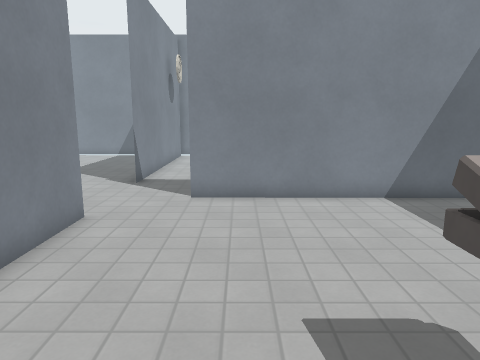
[1] (above)

16 first-person views from a walk through a 3-D level made in the Godot game engine. The camera is 1.5 m above the floor, tilts 10° down and sees 70° across. The floor is counted in squares, 0.63 m on a side. Each view is taken from the middle of a square. On the plan, view 1 faces up. The plan holds only what a view shows up to about 20 squares ahead; the rest is blank. Surface patterns are stand-ins for the level's own textures.

[2]
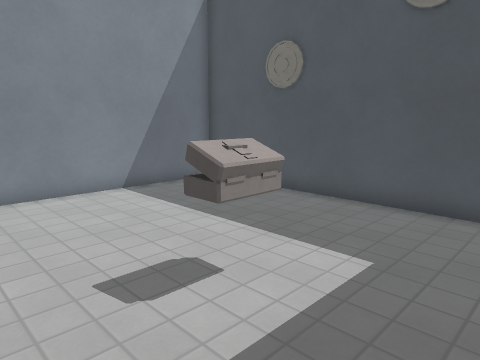

[3]
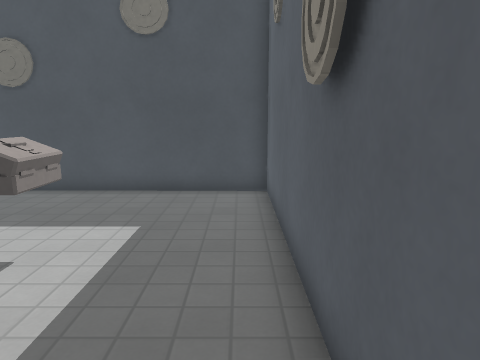

[4]
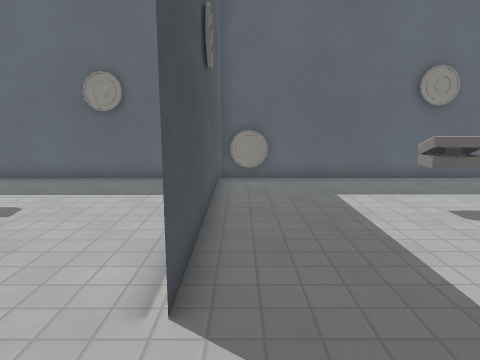

[5]
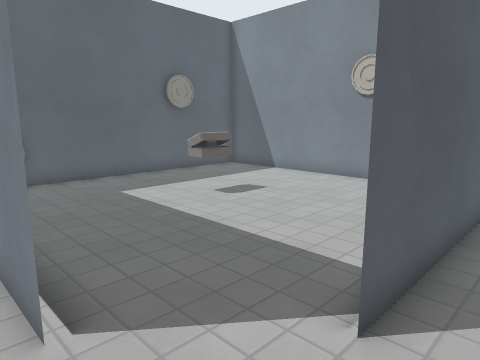

[6]
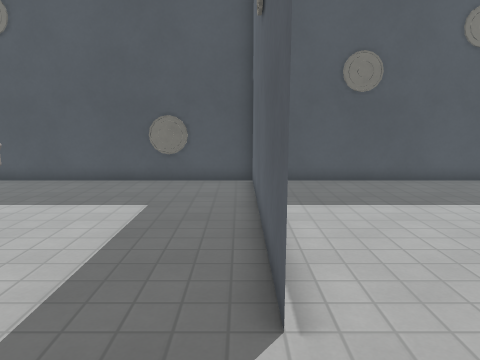

[7]
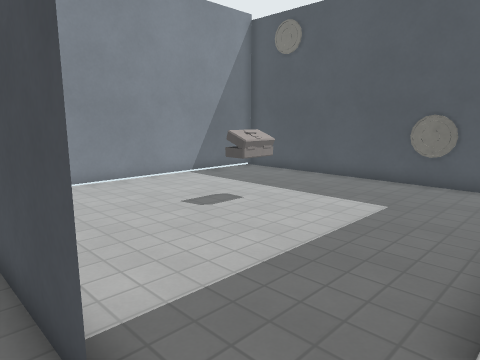

[8]
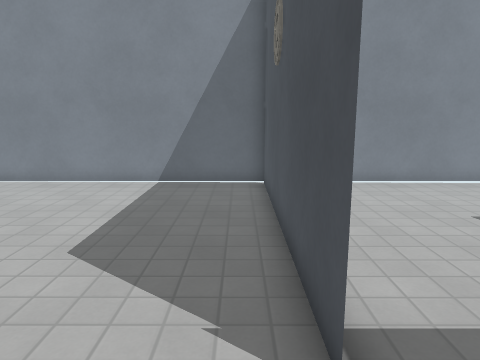

[9]
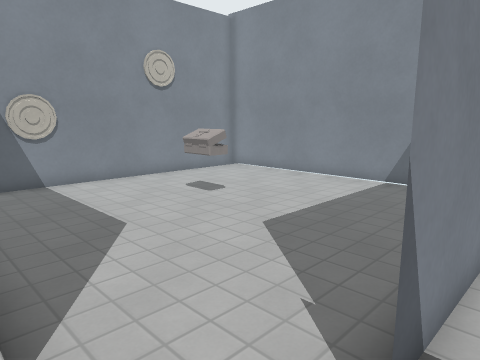

[10]
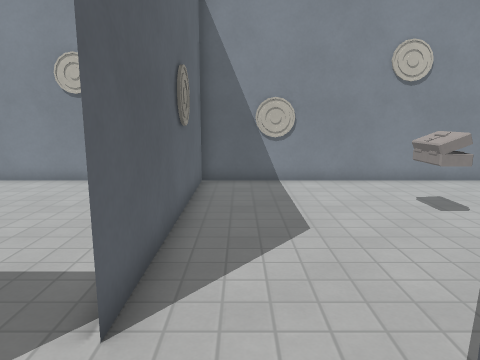

[11]
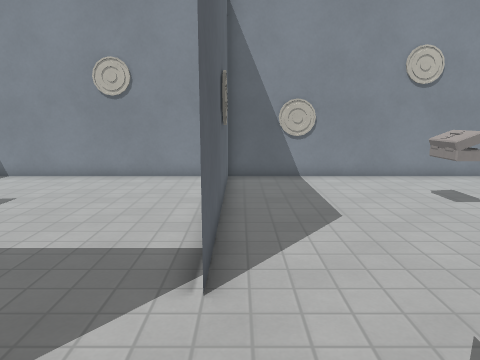

[12]
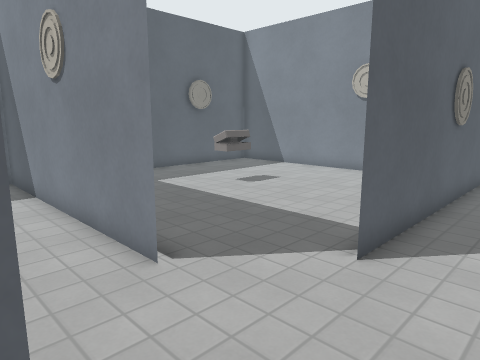

[13]
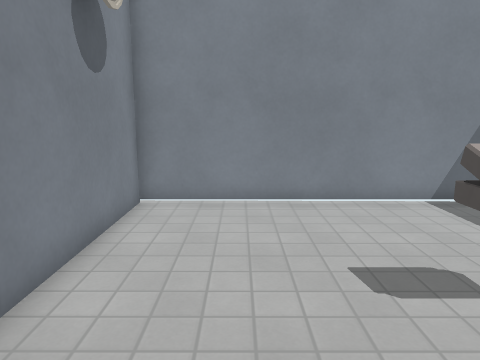

[14]
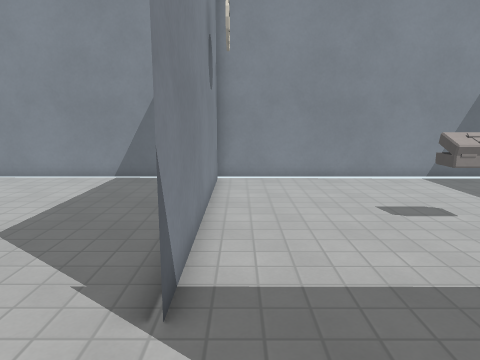

[15]
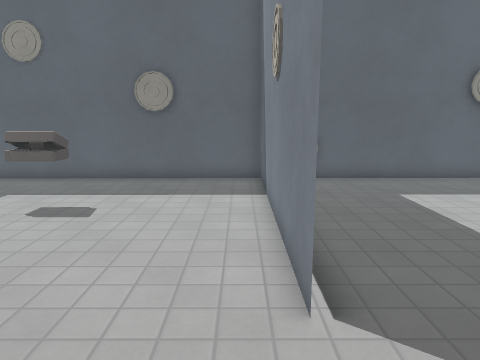

[16]
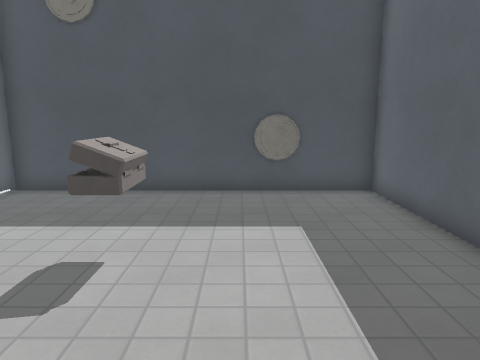

### Floor plan
Points are (right, up) in squares from view 1. A wall is a line through its corners. A room is listed if a view was taken in it or the views show most of it. See-through windows are left out.
Room 1 (views 1, 2, 3)
walls: (-3.9, 8.3) (-3.9, -1.9) (8.5, -1.9) (8.5, 10); (8.5, 10.3) (-1.6, 10.3)
ways out: opening at (-2.7, 9) to room 2
objects: ammo (2, 3)
Room 2 (views 4, 5, 6, 7, 8, 9, 10, 11, 12, 13, 14, 15, 16)
walls: (-1.5, 10.5) (8.5, 10.5); (-3.9, 22.8) (-3.9, 12.6); (8.5, 10) (8.5, 22.7) (-3.9, 22.7)
ways out: opening at (-2.7, 9) to room 1; opening at (-5.7, 12) to room 3; opening at (-5.5, 9) to room 4
objects: ammo (2, 17)
Room 3 (no view inside)
walls: (-4.1, 12.6) (-4.1, 22.6); (-16.3, 12.5) (-16.3, 10); (-3.9, 22.7) (-16.3, 22.7) (-16.3, 14.4); (-16.4, 10.5) (-6.3, 10.5)
ways out: opening at (-5.7, 12) to room 2
objects: ammo (-12, 17)
Room 4 (no view inside)
walls: (-4.1, -1.2) (-4.1, 8.3); (-16.3, 10) (-16.3, -1.9) (-3.9, -1.9)
ways out: opening at (-5.5, 9) to room 2
objects: ammo (-11, 3); target (-5, -2)

Where each view was taken, in squares from view 1:
view 1: 0 up, 0 right, facing up
view 2: 1 down, 1 left, facing up-right
view 3: 1 down, 3 left, facing right
view 4: 12 up, 5 left, facing down
view 5: 12 up, 3 left, facing down-left
view 6: 11 up, 5 left, facing right
view 7: 10 up, 5 left, facing up-right
view 8: 10 up, 5 left, facing up
view 9: 10 up, 3 left, facing up-left
view 10: 12 up, 3 left, facing left
view 11: 11 up, 2 left, facing left
view 12: 13 up, 1 left, facing down-left
view 13: 13 up, 1 left, facing up
view 14: 9 up, 3 left, facing up
view 15: 12 up, 3 left, facing down
view 16: 15 up, 3 left, facing right
